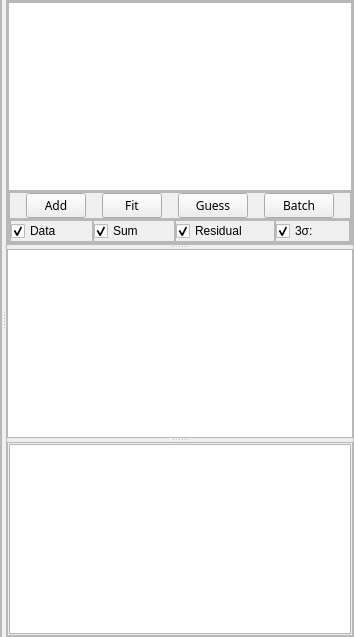
                <widget class="QWidget" name="page2">
                 <layout class="QVBoxLayout" name="verticalLayout_15">
                  <property name="spacing">
                   <number>0</number>
                  </property>
                  <property name="leftMargin">
                   <number>0</number>
                  </property>
                  <property name="topMargin">
                   <number>0</number>
                  </property>
                  <property name="rightMargin">
                   <number>0</number>
                  </property>
                  <property name="bottomMargin">
                   <number>0</number>
                  </property>
                  <item>
                   <widget class="QSplitter" name="splitter_page2">
                    <property name="sizePolicy">
                     <sizepolicy hsizetype="Expanding" vsizetype="Expanding">
                      <horstretch>0</horstretch>
                      <verstretch>0</verstretch>
                     </sizepolicy>
                    </property>
                    <property name="orientation">
                     <enum>Qt::Horizontal</enum>
                    </property>
                    <property name="opaqueResize">
                     <bool>true</bool>
                    </property>
                    <property name="childrenCollapsible">
                     <bool>true</bool>
                    </property>
                    <widget class="QFrame" name="guess_plot_frame">
                     <property name="sizePolicy">
                      <sizepolicy hsizetype="Expanding" vsizetype="Expanding">
                       <horstretch>0</horstretch>
                       <verstretch>0</verstretch>
                      </sizepolicy>
                     </property>
                     <property name="frameShape">
                      <enum>QFrame::StyledPanel</enum>
                     </property>
                     <property name="frameShadow">
                      <enum>QFrame::Raised</enum>
                     </property>
                     <layout class="QVBoxLayout" name="verticalLayout_20">
                      <property name="spacing">
                       <number>0</number>
                      </property>
                      <property name="leftMargin">
                       <number>0</number>
                      </property>
                      <property name="topMargin">
                       <number>0</number>
                      </property>
                      <property name="rightMargin">
                       <number>0</number>
                      </property>
                      <property name="bottomMargin">
                       <number>0</number>
                      </property>
                      <item>
                       <widget class="PlotWidget" name="deconv_plot_widget" native="true">
                        <property name="sizePolicy">
                         <sizepolicy hsizetype="Expanding" vsizetype="Preferred">
                          <horstretch>0</horstretch>
                          <verstretch>0</verstretch>
                         </sizepolicy>
                        </property>
                        <property name="minimumSize">
                         <size>
                          <width>0</width>
                          <height>0</height>
                         </size>
                        </property>
                       </widget>
                      </item>
                     </layout>
                    </widget>
                    <widget class="QFrame" name="guess_table_frame">
                     <property name="sizePolicy">
                      <sizepolicy hsizetype="Preferred" vsizetype="Expanding">
                       <horstretch>0</horstretch>
                       <verstretch>0</verstretch>
                      </sizepolicy>
                     </property>
                     <property name="minimumSize">
                      <size>
                       <width>0</width>
                       <height>0</height>
                      </size>
                     </property>
                     <property name="frameShape">
                      <enum>QFrame::StyledPanel</enum>
                     </property>
                     <property name="frameShadow">
                      <enum>QFrame::Raised</enum>
                     </property>
                     <layout class="QVBoxLayout" name="verticalLayout_16">
                      <property name="spacing">
                       <number>0</number>
                      </property>
                      <property name="leftMargin">
                       <number>0</number>
                      </property>
                      <property name="topMargin">
                       <number>0</number>
                      </property>
                      <property name="rightMargin">
                       <number>0</number>
                      </property>
                      <property name="bottomMargin">
                       <number>0</number>
                      </property>
                      <item>
                       <widget class="QSplitter" name="guess_table_splitter">
                        <property name="orientation">
                         <enum>Qt::Vertical</enum>
                        </property>
                        <widget class="QFrame" name="deconv_right_frame">
                         <property name="minimumSize">
                          <size>
                           <width>100</width>
                           <height>0</height>
                          </size>
                         </property>
                         <property name="frameShape">
                          <enum>QFrame::StyledPanel</enum>
                         </property>
                         <property name="frameShadow">
                          <enum>QFrame::Raised</enum>
                         </property>
                         <layout class="QVBoxLayout" name="verticalLayout_21">
                          <property name="spacing">
                           <number>0</number>
                          </property>
                          <property name="leftMargin">
                           <number>0</number>
                          </property>
                          <property name="topMargin">
                           <number>0</number>
                          </property>
                          <property name="rightMargin">
                           <number>0</number>
                          </property>
                          <property name="bottomMargin">
                           <number>0</number>
                          </property>
                          <item>
                           <widget class="QTableView" name="deconv_lines_table"/>
                          </item>
                          <item>
                           <widget class="QFrame" name="deconv_buttons_frame">
                            <property name="minimumSize">
                             <size>
                              <width>30</width>
                              <height>53</height>
                             </size>
                            </property>
                            <property name="frameShape">
                             <enum>QFrame::StyledPanel</enum>
                            </property>
                            <property name="frameShadow">
                             <enum>QFrame::Raised</enum>
                            </property>
                            <layout class="QVBoxLayout" name="verticalLayout_22">
                             <property name="spacing">
                              <number>0</number>
                             </property>
                             <property name="leftMargin">
                              <number>0</number>
                             </property>
                             <property name="topMargin">
                              <number>0</number>
                             </property>
                             <property name="rightMargin">
                              <number>0</number>
                             </property>
                             <property name="bottomMargin">
                              <number>0</number>
                             </property>
                             <item>
                              <widget class="QFrame" name="deconv_buttons_frame_top">
                               <property name="frameShape">
                                <enum>QFrame::StyledPanel</enum>
                               </property>
                               <property name="frameShadow">
                                <enum>QFrame::Raised</enum>
                               </property>
                               <layout class="QHBoxLayout" name="horizontalLayout_17">
                                <property name="spacing">
                                 <number>0</number>
                                </property>
                                <property name="leftMargin">
                                 <number>0</number>
                                </property>
                                <property name="topMargin">
                                 <number>0</number>
                                </property>
                                <property name="rightMargin">
                                 <number>0</number>
                                </property>
                                <property name="bottomMargin">
                                 <number>0</number>
                                </property>
                                <item>
                                 <widget class="QToolButton" name="add_line_button">
                                  <property name="minimumSize">
                                   <size>
                                    <width>60</width>
                                    <height>25</height>
                                   </size>
                                  </property>
                                  <property name="maximumSize">
                                   <size>
                                    <width>60</width>
                                    <height>25</height>
                                   </size>
                                  </property>
                                  <property name="font">
                                   <font>
                                    <family>Ableton Sans Light</family>
                                    <pointsize>9</pointsize>
                                    <weight>50</weight>
                                    <bold>false</bold>
                                   </font>
                                  </property>
                                  <property name="text">
                                   <string>Add</string>
                                  </property>
                                  <property name="popupMode">
                                   <enum>QToolButton::InstantPopup</enum>
                                  </property>
                                  <property name="toolButtonStyle">
                                   <enum>Qt::ToolButtonIconOnly</enum>
                                  </property>
                                  <property name="autoRaise">
                                   <bool>false</bool>
                                  </property>
                                  <property name="arrowType">
                                   <enum>Qt::NoArrow</enum>
                                  </property>
                                 </widget>
                                </item>
                                <item>
                                 <widget class="QPushButton" name="fit_pushButton">
                                  <property name="minimumSize">
                                   <size>
                                    <width>60</width>
                                    <height>0</height>
                                   </size>
                                  </property>
                                  <property name="maximumSize">
                                   <size>
                                    <width>60</width>
                                    <height>25</height>
                                   </size>
                                  </property>
                                  <property name="font">
                                   <font>
                                    <family>Ableton Sans Light</family>
                                    <pointsize>9</pointsize>
                                   </font>
                                  </property>
                                  <property name="text">
                                   <string>Fit</string>
                                  </property>
                                 </widget>
                                </item>
                                <item>
                                 <widget class="QToolButton" name="guess_button">
                                  <property name="maximumSize">
                                   <size>
                                    <width>70</width>
                                    <height>25</height>
                                   </size>
                                  </property>
                                  <property name="font">
                                   <font>
                                    <family>Ableton Sans Light</family>
                                    <pointsize>9</pointsize>
                                   </font>
                                  </property>
                                  <property name="text">
                                   <string>Guess</string>
                                  </property>
                                  <property name="popupMode">
                                   <enum>QToolButton::InstantPopup</enum>
                                  </property>
                                 </widget>
                                </item>
                                <item>
                                 <widget class="QPushButton" name="batch_button">
                                  <property name="maximumSize">
                                   <size>
                                    <width>70</width>
                                    <height>25</height>
                                   </size>
                                  </property>
                                  <property name="font">
                                   <font>
                                    <family>Ableton Sans Light</family>
                                    <pointsize>9</pointsize>
                                   </font>
                                  </property>
                                  <property name="text">
                                   <string>Batch</string>
                                  </property>
                                 </widget>
                                </item>
                               </layout>
                              </widget>
                             </item>
                             <item>
                              <widget class="QFrame" name="deconv_buttons_frame_bottom">
                               <property name="frameShape">
                                <enum>QFrame::StyledPanel</enum>
                               </property>
                               <property name="frameShadow">
                                <enum>QFrame::Raised</enum>
                               </property>
                               <layout class="QHBoxLayout" name="horizontalLayout_19">
                                <property name="spacing">
                                 <number>0</number>
                                </property>
                                <property name="leftMargin">
                                 <number>0</number>
                                </property>
                                <property name="topMargin">
                                 <number>0</number>
                                </property>
                                <property name="rightMargin">
                                 <number>0</number>
                                </property>
                                <property name="bottomMargin">
                                 <number>0</number>
                                </property>
                                <item>
                                 <widget class="QFrame" name="data_frame">
                                  <property name="maximumSize">
                                   <size>
                                    <width>90</width>
                                    <height>16777215</height>
                                   </size>
                                  </property>
                                  <property name="frameShape">
                                   <enum>QFrame::StyledPanel</enum>
                                  </property>
                                  <property name="frameShadow">
                                   <enum>QFrame::Raised</enum>
                                  </property>
                                  <layout class="QHBoxLayout" name="horizontalLayout_20">
                                   <property name="spacing">
                                    <number>0</number>
                                   </property>
                                   <property name="leftMargin">
                                    <number>0</number>
                                   </property>
                                   <property name="topMargin">
                                    <number>0</number>
                                   </property>
                                   <property name="rightMargin">
                                    <number>0</number>
                                   </property>
                                   <property name="bottomMargin">
                                    <number>0</number>
                                   </property>
                                   <item>
                                    <widget class="CheckBox" name="data_checkBox">
                                     <property name="text">
                                      <string>Data</string>
                                     </property>
                                     <property name="checked">
                                      <bool>true</bool>
                                     </property>
                                    </widget>
                                   </item>
                                   <item>
                                    <widget class="QPushButton" name="data_pushButton">
                                     <property name="maximumSize">
                                      <size>
                                       <width>30</width>
                                       <height>20</height>
                                      </size>
                                     </property>
                                     <property name="text">
                                      <string/>
                                     </property>
                                     <property name="flat">
                                      <bool>true</bool>
                                     </property>
                                    </widget>
                                   </item>
                                  </layout>
                                 </widget>
                                </item>
                                <item>
                                 <widget class="QFrame" name="sum_frame">
                                  <property name="maximumSize">
                                   <size>
                                    <width>90</width>
                                    <height>16777215</height>
                                   </size>
                                  </property>
                                  <property name="frameShape">
                                   <enum>QFrame::StyledPanel</enum>
                                  </property>
                                  <property name="frameShadow">
                                   <enum>QFrame::Raised</enum>
                                  </property>
                                  <layout class="QHBoxLayout" name="horizontalLayout_22">
                                   <property name="spacing">
                                    <number>0</number>
                                   </property>
                                   <property name="leftMargin">
                                    <number>0</number>
                                   </property>
                                   <property name="topMargin">
                                    <number>0</number>
                                   </property>
                                   <property name="rightMargin">
                                    <number>0</number>
                                   </property>
                                   <property name="bottomMargin">
                                    <number>0</number>
                                   </property>
                                   <item>
                                    <widget class="CheckBox" name="sum_checkBox">
                                     <property name="text">
                                      <string>Sum</string>
                                     </property>
                                     <property name="checked">
                                      <bool>true</bool>
                                     </property>
                                    </widget>
                                   </item>
                                   <item>
                                    <widget class="QPushButton" name="sum_pushButton">
                                     <property name="maximumSize">
                                      <size>
                                       <width>30</width>
                                       <height>20</height>
                                      </size>
                                     </property>
                                     <property name="text">
                                      <string/>
                                     </property>
                                     <property name="flat">
                                      <bool>true</bool>
                                     </property>
                                    </widget>
                                   </item>
                                  </layout>
                                 </widget>
                                </item>
                                <item>
                                 <widget class="QFrame" name="residual_frame">
                                  <property name="maximumSize">
                                   <size>
                                    <width>120</width>
                                    <height>16777215</height>
                                   </size>
                                  </property>
                                  <property name="frameShape">
                                   <enum>QFrame::StyledPanel</enum>
                                  </property>
                                  <property name="frameShadow">
                                   <enum>QFrame::Raised</enum>
                                  </property>
                                  <layout class="QHBoxLayout" name="horizontalLayout_23">
                                   <property name="spacing">
                                    <number>0</number>
                                   </property>
                                   <property name="leftMargin">
                                    <number>0</number>
                                   </property>
                                   <property name="topMargin">
                                    <number>0</number>
                                   </property>
                                   <property name="rightMargin">
                                    <number>0</number>
                                   </property>
                                   <property name="bottomMargin">
                                    <number>0</number>
                                   </property>
                                   <item>
                                    <widget class="CheckBox" name="residual_checkBox">
                                     <property name="text">
                                      <string>Residual</string>
                                     </property>
                                     <property name="checked">
                                      <bool>true</bool>
                                     </property>
                                    </widget>
                                   </item>
                                   <item>
                                    <widget class="QPushButton" name="residual_pushButton">
                                     <property name="maximumSize">
                                      <size>
                                       <width>30</width>
                                       <height>20</height>
                                      </size>
                                     </property>
                                     <property name="text">
                                      <string/>
                                     </property>
                                     <property name="flat">
                                      <bool>true</bool>
                                     </property>
                                    </widget>
                                   </item>
                                  </layout>
                                 </widget>
                                </item>
                                <item>
                                 <widget class="QFrame" name="sigma3_frame">
                                  <property name="maximumSize">
                                   <size>
                                    <width>90</width>
                                    <height>16777215</height>
                                   </size>
                                  </property>
                                  <property name="frameShape">
                                   <enum>QFrame::StyledPanel</enum>
                                  </property>
                                  <property name="frameShadow">
                                   <enum>QFrame::Raised</enum>
                                  </property>
                                  <layout class="QHBoxLayout" name="horizontalLayout_24">
                                   <property name="spacing">
                                    <number>0</number>
                                   </property>
                                   <property name="leftMargin">
                                    <number>0</number>
                                   </property>
                                   <property name="topMargin">
                                    <number>0</number>
                                   </property>
                                   <property name="rightMargin">
                                    <number>0</number>
                                   </property>
                                   <property name="bottomMargin">
                                    <number>0</number>
                                   </property>
                                   <item>
                                    <widget class="CheckBox" name="sigma3_checkBox">
                                     <property name="text">
                                      <string>3σ:</string>
                                     </property>
                                     <property name="checked">
                                      <bool>true</bool>
                                     </property>
                                    </widget>
                                   </item>
                                   <item>
                                    <widget class="QPushButton" name="sigma3_pushButton">
                                     <property name="maximumSize">
                                      <size>
                                       <width>30</width>
                                       <height>20</height>
                                      </size>
                                     </property>
                                     <property name="text">
                                      <string/>
                                     </property>
                                     <property name="flat">
                                      <bool>true</bool>
                                     </property>
                                    </widget>
                                   </item>
                                  </layout>
                                 </widget>
                                </item>
                               </layout>
                              </widget>
                             </item>
                            </layout>
                           </widget>
                          </item>
                         </layout>
                        </widget>
                        <widget class="QTableView" name="fit_params_table"/>
                        <widget class="QFrame" name="deconv_report_frame">
                         <property name="frameShape">
                          <enum>QFrame::StyledPanel</enum>
                         </property>
                         <property name="frameShadow">
                          <enum>QFrame::Raised</enum>
                         </property>
                         <layout class="QVBoxLayout" name="verticalLayout_24">
                          <property name="spacing">
                           <number>2</number>
                          </property>
                          <property name="leftMargin">
                           <number>1</number>
                          </property>
                          <property name="topMargin">
                           <number>1</number>
                          </property>
                          <property name="rightMargin">
                           <number>1</number>
                          </property>
                          <property name="bottomMargin">
                           <number>1</number>
                          </property>
                          <item>
                           <widget class="QTextEdit" name="report_text_edit">
                            <property name="readOnly">
                             <bool>true</bool>
                            </property>
                           </widget>
                          </item>
                         </layout>
                        </widget>
                       </widget>
                      </item>
                     </layout>
                    </widget>
                   </widget>
                  </item>
                 </layout>
                </widget>
